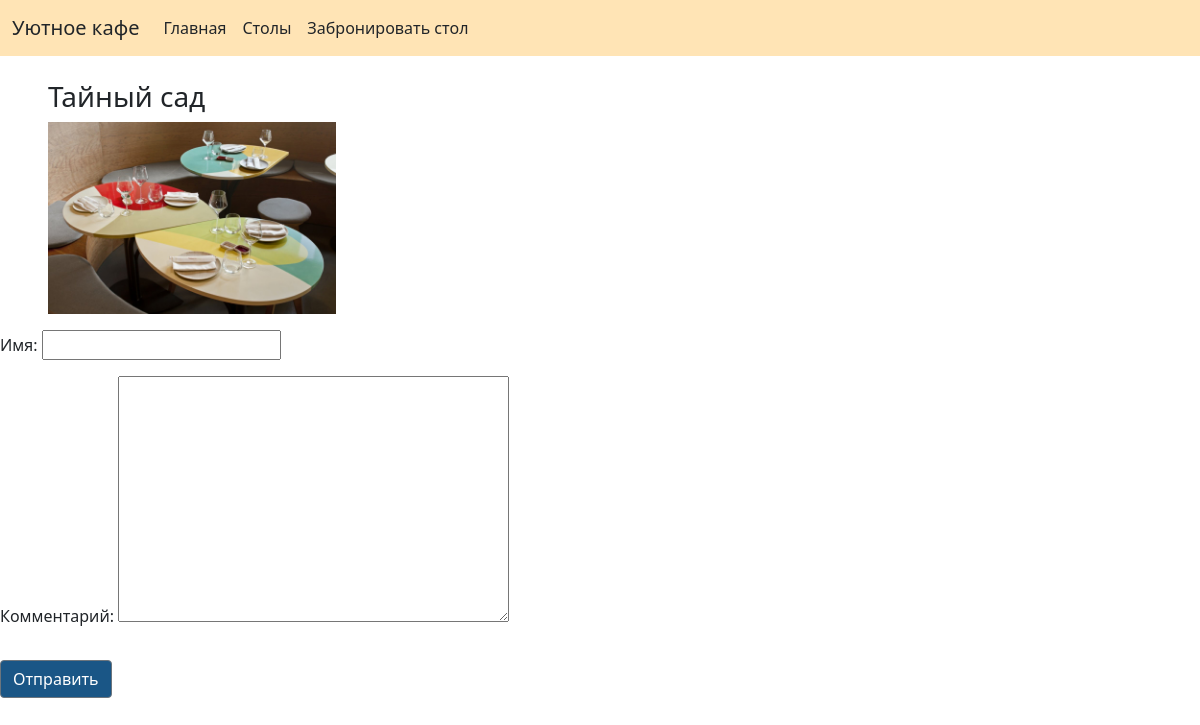
The page /tapls/tapls/3/ on the database its author committed.
### tapls/models.py (models this page shows)
class Tapls(models.Model):
    title = models.CharField(max_length=128, verbose_name='Название')
    сapacity = models.CharField(max_length=60, verbose_name='Вместимость')
    price = models.CharField(max_length=60, verbose_name='Стоимость')
    publish_date = models.DateTimeField(auto_now_add=True, db_index=True, verbose_name='Дата публикации')
    edit_date = models.DateTimeField(auto_now=True, db_index=True, verbose_name='Дата редактирования')
    image = models.ImageField(upload_to='%Y/%m/%d', blank=True, null=True)
    view = models.CharField(max_length=128, verbose_name='Просмотры')
    class Meta:
        verbose_name = 'Стол'
        verbose_name_plural = 'Столы'
        ordering = ('-publish_date', '-edit_date')

### tapls/views.py (the view)
# urls.py: path('tapls/<int:pk>/', tapls_detail_view, name='details'),
def tapls_detail_view(request, pk):
    object_list = Tapls.objects.filter(pk=pk)
    pk = get_object_or_404(Tapls, pk=pk)
    if request.method == "POST":
        form = CommentForm(request.POST)
        if form.is_valid():
            text = form.cleaned_data['text']
            new_comment = Comment(text=text)
            new_comment.save()
            return redirect(reverse('tapls:details', kwargs={'pk': pk.pk}))
    else:
        form = CommentForm()
    return render(request, "tapls/tapls_details.html", {'form': form, 'object_list': object_list, 'pk': pk})

### comment/forms.py
class CommentForm(forms.Form):
    name = forms.CharField(max_length=128, label='Имя')
    text = forms.CharField(widget=forms.Textarea, label='Комментарий')

### tapls/templates/tapls/tapls_details.html (shortened to what this page needs)
{% extends 'root.html' %}
{% block content %}
<div class="news mt-4 ms-5">
        <h3>{{ pk.title }}</h3>
            <img src="{{ pk.image.url }}" alt="" class="w-25">
    </div>
<form method="post">
        {{ form.as_p }}
        <button type="submit" class="btn btn-secondary mt-3" style="background-color: #1A5686;">Отправить</button>
    </form>
{% endblock %}

### rows shown on the page
Tapls: title "Тайный сад", image (picture)
